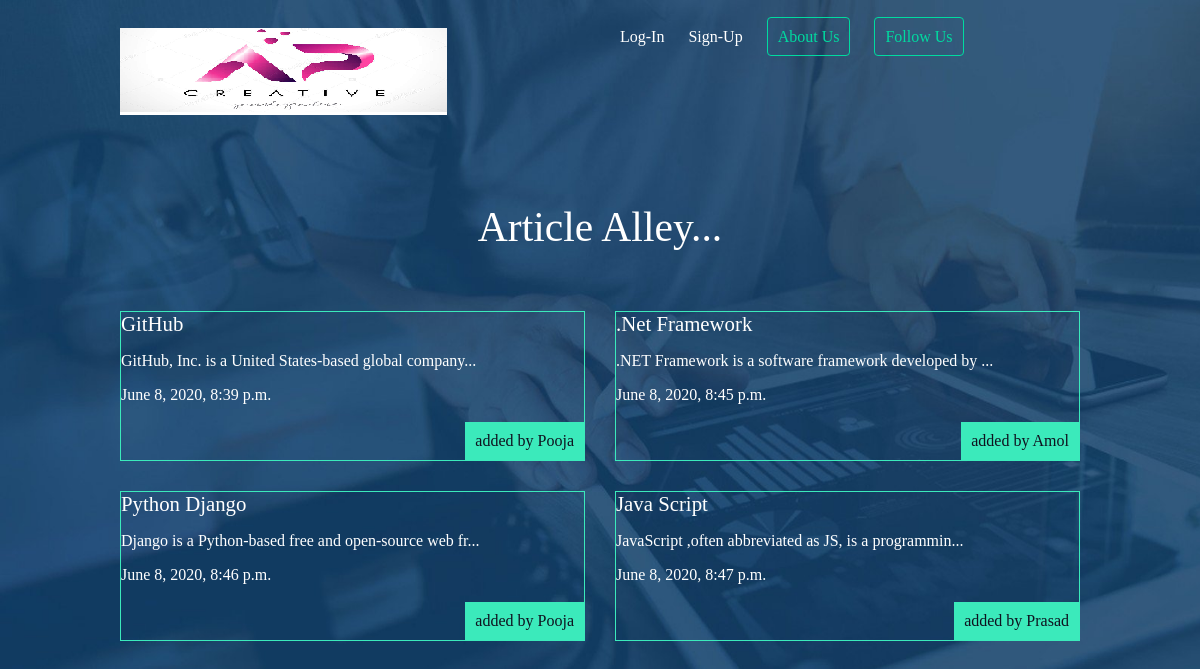
The app's page /articles/ with its own data.
### articles/models.py (models this page shows, shortened)
class Article(models.Model):
    title = models.CharField(max_length=100)
    slug = models.SlugField()
    body = models.TextField()
    date = models.DateTimeField(auto_now_add=True)
    thumb = models.ImageField(default='default.png',blank=True)
    author = models.ForeignKey(User,default=None,on_delete=models.SET_DEFAULT)
    def snippet(self):
        return self.body[:52] + '...'

### articles/views.py (the view)
def article_list(request):
    articles = Article.objects.all().order_by('date')
    return render(request,'articles/article_list.html',{'articles':articles})

### articles/templates/articles/article_list.html
{% extends 'base_layout.html' %}
{% block content %}
    <h1>Article Alley...</h1>
    <div class="articles">
        {% for article in articles %}
         <div class="article">
             <h2><a href="{% url 'articles:detail' slug=article.slug %}">{{ article.title}}</a></h2>
             <p>{{ article.snippet }}</p>
             <p>{{ article.date }}</p>
             <p class="author">added by {{article.author.username}}</p>
         </div>
        {% endfor %}
    </div>
{% endblock %}

### templates/base_layout.html (shortened to what this page needs)
{% load static from static %}
<!DOCTYPE html>
<html>
<head>
    <link rel="stylesheet" href="{% static 'styles.css' %}">
</head>
<body>
   <header class="wrapper">
       <h1><a href="{% url 'home' %}"><img src="{% static 'logo.png' %}"></a></h1>
       <nav>
           <ui>
               {% if user.is_authenticated %}
                    <li>
                        <form class="=logout-link" action="/accounts/logout/" method="post">
                                {% csrf_token%}
                                <button type="submit">Log-Out</button>
                        </form>
                    </li>
                    <li><a href="/articles/create" class="highlight">New Article</a></li>
                    <li><a href="/accounts/about" class="highlight">About Us</a></li>
                    <li><a href="/accounts/follow" class="highlight">Follow Us</a></li>
               {% else %}
                    <li><a href="/accounts/login">Log-In</a></li>
                    <li><a href="/accounts/signup">Sign-Up</a></li>
                    <li><a href="/accounts/about" class="highlight">About Us</a></li>
                    <li><a href="/accounts/follow" class="highlight">Follow Us</a></li>
               {% endif %}
           </ui>
       </nav>
    </header>
    <div class="wrapper">
       {% block content %}
       {% endblock %}
   </div>
</body>
</html>

### assets/styles.css (style rules this page uses)
body { background-color: #0f121f; background-image: url(stars.png); background-size: 1450px 950px; background-repeat: no-repeat; color: #fff; }
body * { font-family: Ubuntu; }
h1,h2,h3,h4,h5 { font-weight: normal; margin: 0; }
a, a:hover, a:visited { color: #fff; text-decoration: none; }
.wrapper { max-width: 960px; margin: 0 auto; }
div.wrapper h1 { text-align:center; margin: 60px auto; font-size: 2.6em; }
header { display: grid; grid-template-columns: 1fr 1fr; padding: 20px 0; }
nav li { display: inline-block; margin-left: 20px; }
.articles { display: grid; grid-template-columns: 1fr 1fr; grid-gap: 30px; }
.article { padding: 10p; border: 1px solid #3beabb; position: relative; padding-bottom: 40px; }
.article h2 { font-size: 1.3em; font-family: cursive; }
.article .author { padding: 10px; background: #3beabb; position: absolute; right: 0; bottom: 0; margin: 0; color: #0f121f; font-family: cursive; }
a.highlight { border: 1px solid #00dba0; padding: 10px; border-radius: 4px; color: #00dba0; }

### records on screen
Article: title "GitHub", snippet "GitHub, Inc. is a United States-based global company...", date "June 8, 2020, 8:39 p.m.", author.username "Pooja"
Article: title ".Net Framework", snippet ".NET Framework is a software framework developed by ...", date "June 8, 2020, 8:45 p.m.", author.username "Amol"
Article: title "Python Django", snippet "Django is a Python-based free and open-source web fr...", date "June 8, 2020, 8:46 p.m.", author.username "Pooja"
Article: title "Java Script", snippet "JavaScript ,often abbreviated as JS, is a programmin...", date "June 8, 2020, 8:47 p.m.", author.username "Prasad"
